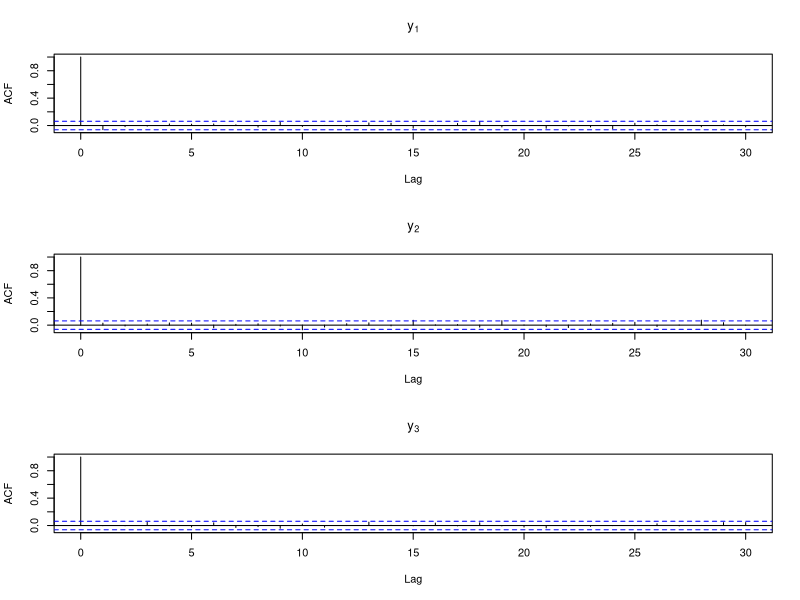
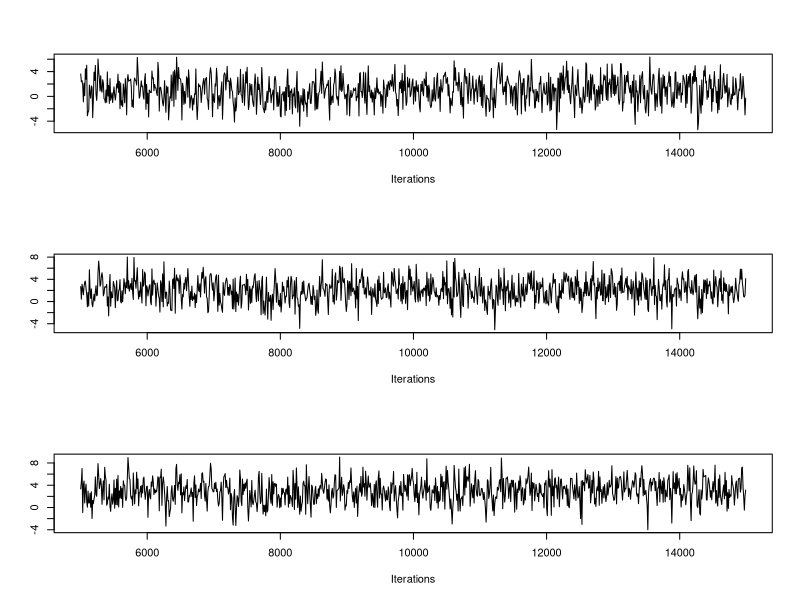
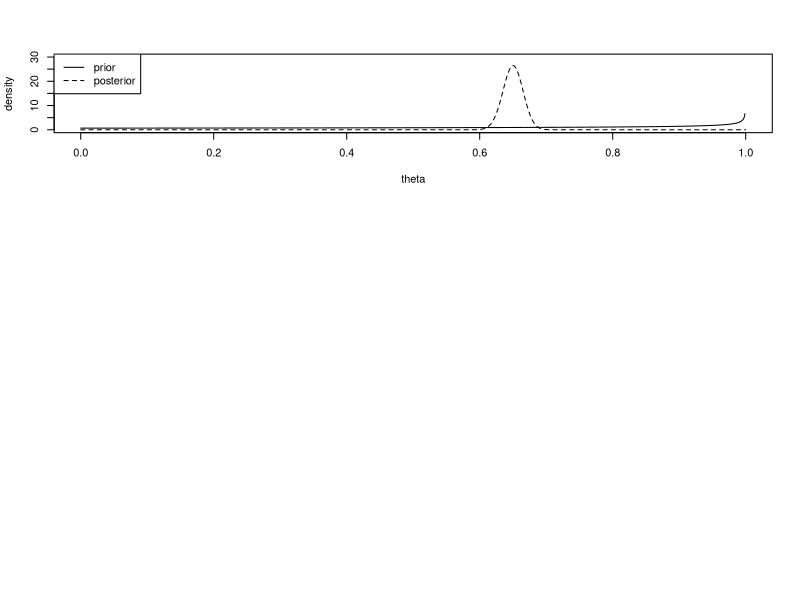

Reproduce these figures in R, in order.
## ---- chunk 1
knitr::opts_chunk$set(echo = TRUE)
## ---- chunk 2
S <- cbind(c(4,1.2,1.2),c(1.2,4,1.2),c(1.2,1.2,4))
set.seed(1934)
y <- rnorm(3)
multinorm <- function(mu, y, iter, Sigma){
  S <- Sigma
  s <- S [1,-1]%*%solve(S[-1,-1])%*%S[-1,1]
  M <- S[1,-1]%*%solve(S[-1,-1])
  y.final <- NULL
  for (i in 1:iter){
  y[1] <- rnorm(1, mu[1]+M%*%(y[-1]-c(mu[2],mu[3])), sqrt(4-s))
  y[2] <- rnorm(1, mu[2]+M%*%(y[-2]-c(mu[1],mu[3])), sqrt(4-s))
  y[3] <- rnorm(1, mu[3]+M%*%(y[-3]-c(mu[1],mu[2])), sqrt(4-s))  
  y.final <- rbind(y.final, y)
  }
  return(y.final)
}
out <- multinorm(mu=c(1,2,3), y=y, iter=15000, Sigma=S)
out <- out[-(1:5000),]
out2 <- out[seq(1,10000,by=10),]

par(mfrow=c(3,1))
acf(out2[,1], main=expression(y[1]))
acf(out2[,2], main=expression(y[2]))
acf(out2[,3], main=expression(y[3]))
## ---- chunk 3
library(coda)
mcmc.object <- mcmc(out, start=5001, end=15000, thin=10)
summary(mcmc.object)
par(mfrow=c(3,1))
traceplot(mcmc.object)
## ---- chunk 4
library(LearnBayes)
set.seed(1919)
log.post <- function(data, params){
  sum(sapply(1:length(data$data), function(x) y[x]*(params[1] + (params[2]*x))-exp(params[1]+(params[2]*x))))
}
prop.f<-function(data){
  laplace(log.post, mode=start, data=data)$mode
}
met <- function(data, start, iters){
    chain <- array(dim = c(iters+1,length(start)))
    chain[1,] <- start
    for (i in 1:iters){
        proposal <- prop.f(data)
        prob <- exp(log.post(data, proposal)) - log.post(data,chain[i,])
        if (runif(1) < prob){
            chain[i+1,] <- proposal
        }else{
            chain[i+1,] <- chain[i,]
        }
    }
    return(chain)
}
y <- c(15,11,14,17,5,11,10,4,8,10,7,9,11,3,6,1,1,4)
start <- rnorm(2)
data <- list(data=y, par=start)
out <- met(data,start, 1000)
mean(out[,2])
sd(out[,2])
#lambdas
exp(mean(out[,1])+mean(out[,2])*1:18)
## ---- chunk 5
theta <- seq(0,1,by=.001)
plot(theta, dbeta(theta,1,2/3), type='l', ylab='density', ylim=c(0,30))
lines(theta, dbeta(theta, 651, 350+2/3), lty=2)
legend('topleft', c('prior', 'posterior'), lty=c(1,2))
